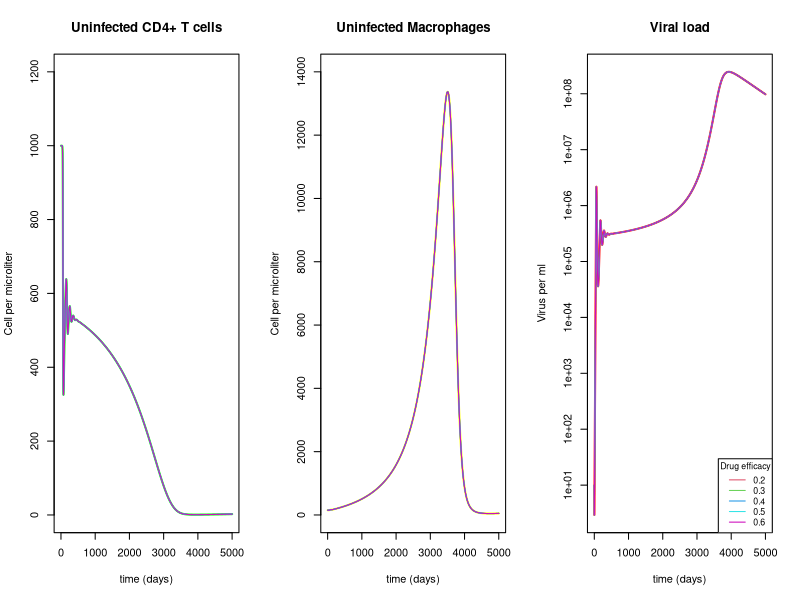

This figure's R source:

rm(list=ls()) #this clears the workspace to make sure no leftover variables are floating around. Not strictly needed
dev.off()
graphics.off(); #close all graphics windows
library(deSolve)
require(deSolve)  #loads ODE solver package

#Differential equations for uninfected cells, infected cells and virus
#FOr time t=0 to t=600  and after t=750 there is no treatment 

odeequations=function(t,y,parms) 
{ 
  U=y[1]; #uninfected cells
  I=y[2]; #infected cells
  M=y[3]
  MI=y[4]
  VI=y[5]; #infectious virus
  
  if (t<treat.init) {
    dUdt=lambda-d*U-(1-eRTI1)*b*VI*U + r*VI*U/(CaT+VI);
    dIdt=(1-eRTI1)*b*VI*U-delta*I;
    dMdt= lambdaM-dM*M-(1-eRTI1)*bM*VI*M + rM*VI*M/(CaM+VI)
    dMIdt=(1-eRTI1)*bM*VI*M-deltaM*MI;
    dVIdt=(1-ePI1)*p*I + (1-ePI1)*pM*MI - c*VI;
  }
  else {
    dUdt=lambda-d*U-(1-eRTI2)*b*VI*U + r*VI*U/(CaT+VI);
    dIdt=(1-eRTI2)*b*VI*U-delta*I;
    dMdt= lambdaM-dM*M-(1-f*eRTI2)*bM*VI*M + rM*VI*M/(CaM+VI)
    dMIdt=(1-f*eRTI2)*bM*VI*M-deltaM*MI;
    dVIdt=(1-ePI2)*p*I + (1-f*ePI2)*pM*MI - c*VI;
  }
 
  return(list(c(dUdt,dIdt,dMdt,dMIdt,dVIdt)));
  
  
} #end function specifying the ODEs



#############
#main program
#############
tmax=5000;              
timevec=seq(0,tmax,1); #vector of times
treat.init=6000
treat.int=6000

#values for model parameters,
lambda=10;#unit: [/mm3 day]
d=0.01;#unit: [/day]
b=4.57e-5;#unit: [mm3/day]
delta=0.4;#unit: [/day]
p=38;#unit: [/cell day]
c=2.4;#unit: [/day]
r=0.01
CaT=  300

lambdaM=0.15
dM=1e-3
bM=4.33e-8
deltaM=1e-3
pM=35
rM=0.003
CaM=  220
eRTI1=0; #Reverse Transcriptise Inhibitor efficacy when patient is not getting treatment
ePI1=0; #Protease Inhibitor efficacy when patient is not getting treatment
eRTI2=0.4; #Reverse Transcriptise Inhibitor efficacy when patient is getting treatment
ePI2=0.4; #Protease Inhibitor efficacy when patient is getting treatment
f=0.34
#Initial condition 
U=1000; #initial number of uninfected cells  
VI=1e-2;#initial number for free infectious virus V
I=0; #initial number of infected cells 
M=150
MI=0
Y0=c(U, I, M, MI, VI);  #combine initial conditions into a vector 


odeoutput1 = lsoda(Y0,timevec,odeequations,parms="",atol=1e-5)





layout(matrix(c(1,2,3),ncol=3, byrow=T))

#plot results



#Plot uninfected cells with its upper and lower bounds
plot(odeoutput1[,2],type="l",xlab="time (days)",ylab="Cell per microliter",main="Uninfected CD4+ T cells", col="green",lwd=2,xlim=c(0,tmax),ylim=c(0,1200))
abline(v=treat.init,lty=c(2))

fee=seq(0.2, 0.6, by=0.1)
for (j in 1:length(fee)) {
  eRTI2=fee[j] ; #Reverse Transcriptise Inhibitor efficacy when patient is getting treatment
  ePI2= fee[j] ; #Protease Inhibitor efficacy when patient is getting treatment
  testode=lsoda(Y0,timevec,odeequations,parms="",atol=1e-5)
  lines(testode[,2],type="l",xlab="time (days)",ylab="Cell per microliter",main="Uninfected CD4+ T cells", col=j+1,lwd=1,xlim=c(0,tmax),ylim=c(0,1200))
  
}

plot(odeoutput1[,4],type="l",xlab="time (days)",ylab="Cell per microliter",main="Uninfected Macrophages", col="yellow",lwd=2,xlim=c(0,tmax),ylim=c(0,14000))
fee=seq(0.2, 0.6, by=0.1)
for (j in 1:length(fee)) {
  eRTI2=fee[j] ; #Reverse Transcriptise Inhibitor efficacy when patient is getting treatment
  ePI2= fee[j] ; #Protease Inhibitor efficacy when patient is getting treatment
  testode=lsoda(Y0,timevec,odeequations,parms="",atol=1e-5)
  lines(testode[,4],type="l",xlab="time (days)",ylab="Cell per microliter",main="Uninfected CD4+ T cells", col=j+1,lwd=1,xlim=c(0,tmax),ylim=c(0,1200))
  
}


#Plot viral load with its upper and lower bounds
viral.treat=matrix(0,nrow=tmax,ncol=1)
viral.treat
for (i in 0:tmax) {
  viral.treat[i]=max(0,odeoutput1[i,6])
}
plot(viral.treat*1000,type="l",xlab="time (days)",ylab="Virus per ml",main="Viral load",col="red",lwd=2,xlim=c(0,tmax),log="y")
abline(v=treat.init,lty=c(2))

fee=seq(0.2, 0.6, by=0.1)
for (j in 1:length(fee)) {
  eRTI2=fee[j] ; #Reverse Transcriptise Inhibitor efficacy when patient is getting treatment
  ePI2= fee[j] ; #Protease Inhibitor efficacy when patient is getting treatment
  testode=lsoda(Y0,timevec,odeequations,parms="",atol=1e-5)
  
  viral.treat=matrix(0,nrow=tmax,ncol=1)
  viral.treat
  for (i in 0:tmax) {
    viral.treat[i]=max(0,testode[i,6])
  }
  lines(viral.treat*1000,type="l",xlab="time (days)",ylab="Virus per ml",main="Viral load",col=j+1,lwd=1,xlim=c(0,tmax),log="y")
  
}
legend("bottomright", cex=0.8, c("0.2","0.3","0.4","0.5","0.6") , lwd=1, col=c(2,3,4,5,6), title="Drug efficacy")
